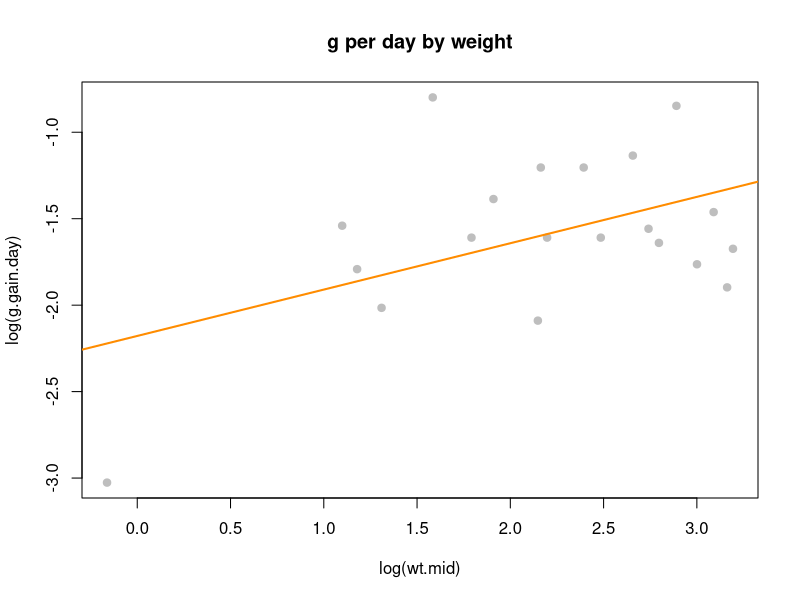
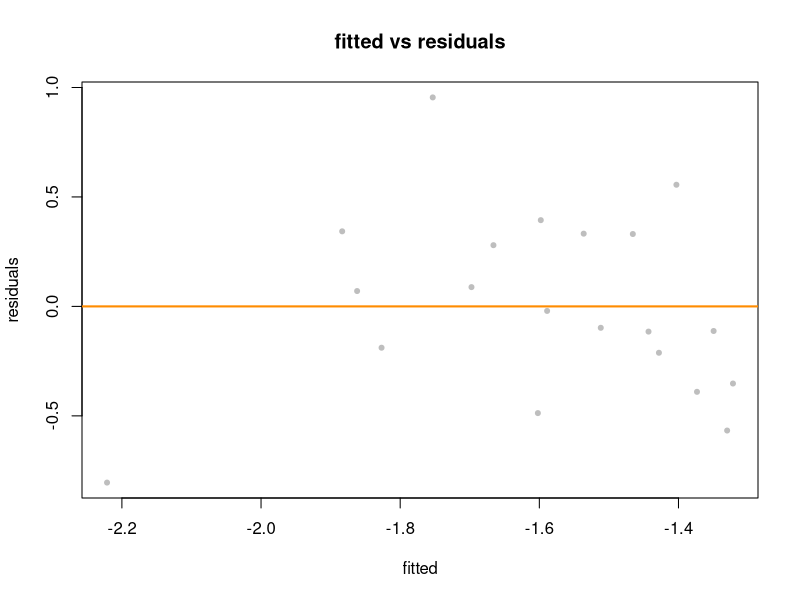
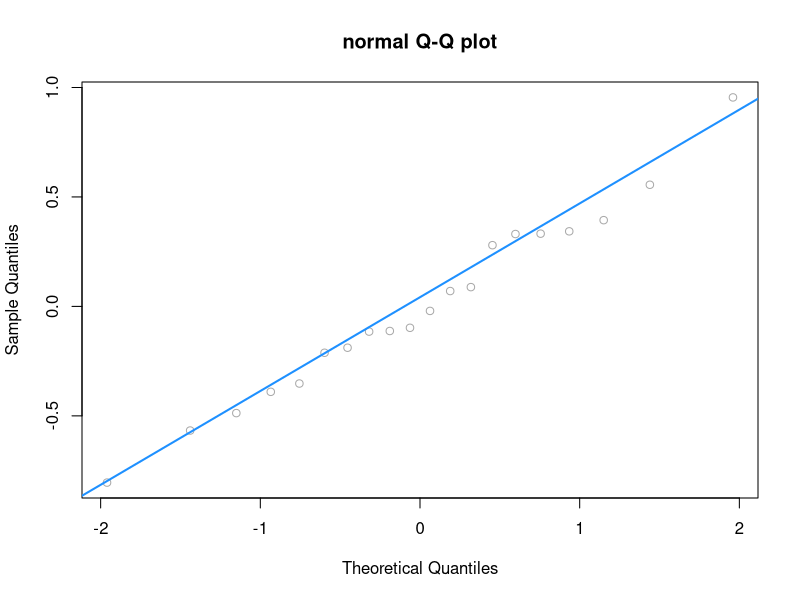
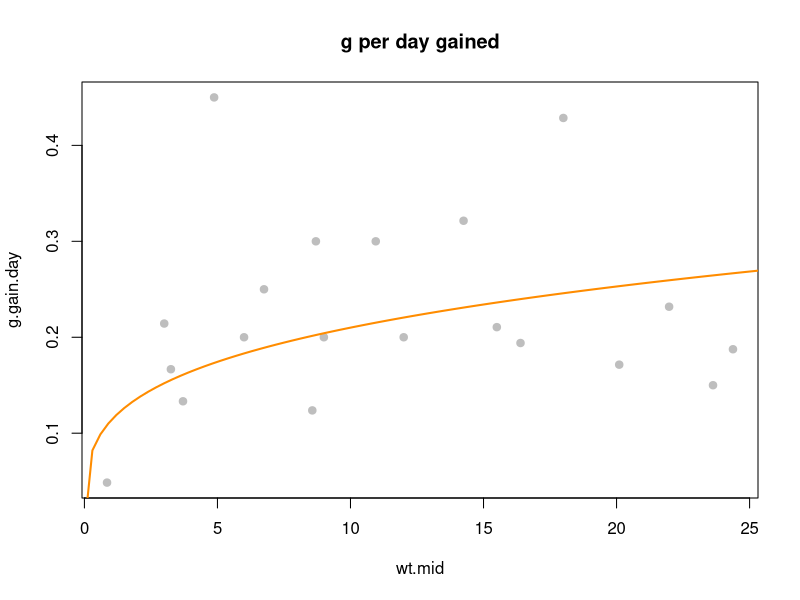
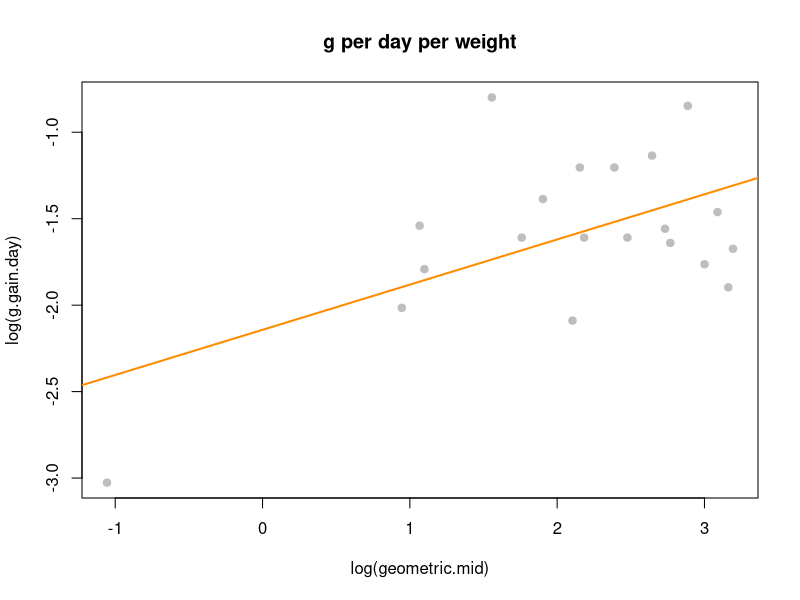
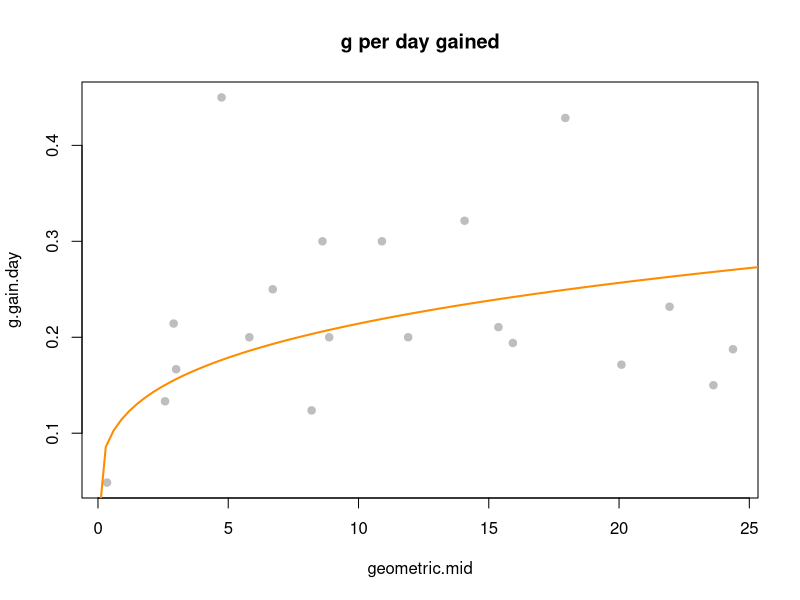
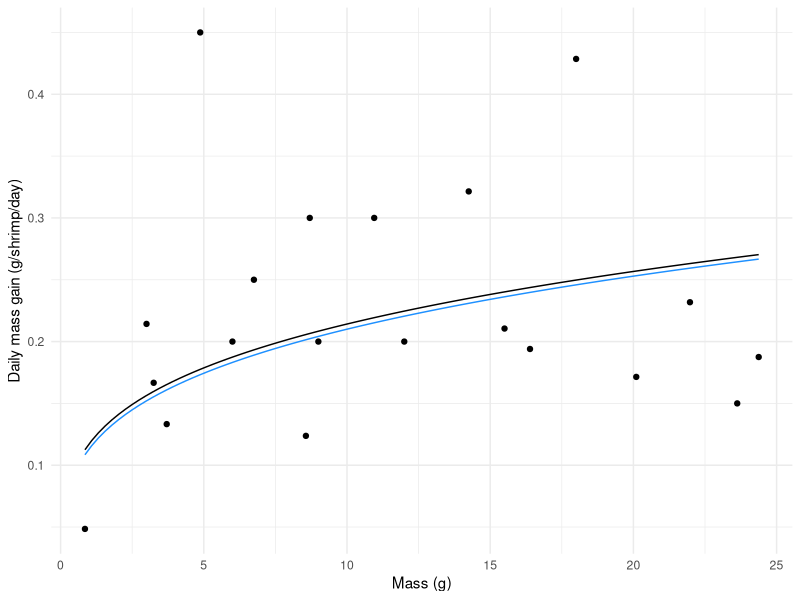

These figures' R source, in order: (Note: this script raises an error after producing the figures.)
# import libraries
library(tidyverse)

# import data
growout.model <- read.csv("data/shrimp_growth.csv") %>%
  mutate(wt.mid = (initial + final) / 2,
         geometric.mid = sqrt(initial * final),
         g.gain.day = (final - initial) / days)

# define parameters
bw.1 <- 0.5
bw.2 <- 25


# run a couple of models to see how relationship looks between arithmetic mean mass and geometric mean 
# arithmetic mean of bodyweight between weighings
shrimp.fit.twinlog <- lm(log(g.gain.day) ~ log(wt.mid),
                         data = growout.model)
summary(shrimp.fit.twinlog)

# plot this relationship
plot(log(g.gain.day) ~ log(wt.mid), data = growout.model,
     col = "grey",
     pch = 20,
     cex = 1.5,
     main = "g per day by weight")
# add the trendline
abline(shrimp.fit.twinlog,
       col = "darkorange",
       lwd = 2)
# check the residual plot
plot(fitted(shrimp.fit.twinlog),
     resid(shrimp.fit.twinlog),
     col = "grey",
     pch = 20,
     xlab = "fitted",
     ylab = "residuals",
     main = "fitted vs residuals")
abline(h = 0,
       col = "darkorange",
       lwd = 2)
# check a Q-Q plot
qqnorm(resid(shrimp.fit.twinlog),
       main = "normal Q-Q plot",
       col = "darkgrey")
qqline(resid(shrimp.fit.twinlog),
       col = "dodgerblue",
       lwd = 2)
# plot the growth curve to see how the model matches data points taken from the literature
plot(g.gain.day ~ wt.mid,
     data = growout.model,
     col = "grey",
     pch = 20,
     cex = 1.5,
     main = "g per day gained")
curve(exp(shrimp.fit.twinlog$coefficients[1]) * x ^ shrimp.fit.twinlog$coefficients[2],
      from = 0,
      to = 30,
      add = TRUE,
      col = "darkorange",
      lwd = 2)

# calculate coefficients for growth curve bw_1 = [bw_0^c_1 + c_2 * days]^c_4
c_1 <- 1 - shrimp.fit.twinlog$coefficients[2]
c_2 <- c_1 * exp(shrimp.fit.twinlog$coefficients[1])
c_4 <- 1 / c_1

# perform the log-log relationship for geometric weight
shrimp.geometric.twinlog <- lm(log(g.gain.day) ~ log(geometric.mid),
                               data = growout.model)
summary(shrimp.geometric.twinlog)

plot(log(g.gain.day) ~ log(geometric.mid),
     data = growout.model,
     col = "grey",
     pch = 20,
     cex = 1.5,
     main = "g per day per weight")
abline(shrimp.geometric.twinlog,
       col = "darkorange",
       lwd = 2)

# plot the growth curve to see how the model matches data points taken from the literature
plot(g.gain.day ~ geometric.mid,
     data = growout.model,
     col = "grey",
     pch = 20,
     cex = 1.5,
     main = "g per day gained")
curve(exp(shrimp.geometric.twinlog$coefficients[1]) * x ^ shrimp.geometric.twinlog$coefficients[2],
      from = 0,
      to = 30,
      add = TRUE,
      col = "darkorange",
      lwd = 2)

# calculate coefficients for growth curve bw_1 = [bw_0^c_1 + c_2 * days]^c_4
geometric_c_1 <- 1 - shrimp.geometric.twinlog$coefficients[2]
geometric_c_2 <- geometric_c_1 * exp(shrimp.geometric.twinlog$coefficients[1])
geometric_c_4 <- 1 / geometric_c_1

# plot relationships between weight and grams gained per day
p_shrimp_gain <- growout.model %>%
  ggplot(aes(wt.mid, g.gain.day)) +
  geom_point() +
  stat_function(fun = function(x) exp(shrimp.fit.twinlog$coefficients[1]) * x^shrimp.fit.twinlog$coefficients[2], color = "dodgerblue") +
  stat_function(fun = function(x) exp(shrimp.geometric.twinlog$coefficients[1]) * x^shrimp.geometric.twinlog$coefficients[2], color = "black") +
  xlab("Mass (g)") +
  ylab("Daily mass gain (g/shrimp/day)") +
  theme_minimal()

# print plot to file
pdf("plots/p_shrimp_gain.pdf", height = 4)
print(p_shrimp_gain)
dev.off()

bodyweight.growout <- tibble(day = seq(0,180,1)) %>%
  mutate(arithmetic_bw = (bw_1^c_1 + c_2 * day)^c_4,
         geometric_bw = (bw_1^geometric_c_1 + geometric_c_2 * day)^geometric_c_4) %>%
  pivot_longer(c(arithmetic_bw, geometric_bw), names_to = "model", values_to = "bw") %>%
  filter(model == "arithmetic_bw")

# write csv
write.csv(bodyweight.growout, "tabs/bodyweight_growout.csv")

growout_plot <- bodyweight.growout %>%
  filter(model == "arithmetic_bw") %>%
  ggplot(aes(day, bw)) +
  geom_line() +
  xlim(0, 150) +
  xlab("Days") +
  ylab("Mass (g)") +
  theme_minimal()

# print plot to file
pdf("plots/growout_plot.pdf", height = 3)
print(growout_plot)
dev.off()

# perform similar calculations for nursery stages
# import data
nursery.model <- read.csv("data/pl_growth.csv") %>%
  mutate(wt.mid = (initial + final) / 2,
         geometric.mid = sqrt(initial * final),
         g.gain.day = (final - initial) / days)

# define parameters
bw_0 <- 0.02

# run a couple of models to see how relationship looks between arithmetic mean mass and geometric mean 
# arithmetic mean of bodyweight between weighings
nursery.fit.twinlog <- lm(log(g.gain.day) ~ log(wt.mid),
                         data = nursery.model)
summary(nursery.fit.twinlog)

# plot this relationship
plot(log(g.gain.day) ~ log(wt.mid), data = nursery.model,
     col = "grey",
     pch = 20,
     cex = 1.5,
     main = "g per day by weight")
# add the trendline
abline(nursery.fit.twinlog,
       col = "darkorange",
       lwd = 2)
# check the residual plot
plot(fitted(nursery.fit.twinlog),
     resid(nursery.fit.twinlog),
     col = "grey",
     pch = 20,
     xlab = "fitted",
     ylab = "residuals",
     main = "fitted vs residuals")
abline(h = 0,
       col = "darkorange",
       lwd = 2)
# check a Q-Q plot
qqnorm(resid(nursery.fit.twinlog),
       main = "normal Q-Q plot",
       col = "darkgrey")
qqline(resid(nursery.fit.twinlog),
       col = "dodgerblue",
       lwd = 2)
# plot the growth curve to see how the model matches data points taken from the literature
plot(g.gain.day ~ wt.mid,
     data = nursery.model,
     col = "grey",
     pch = 20,
     cex = 1.5,
     main = "g per day gained")
curve(exp(nursery.fit.twinlog$coefficients[1]) * x ^ nursery.fit.twinlog$coefficients[2],
      from = 0,
      to = 30,
      add = TRUE,
      col = "darkorange",
      lwd = 2)


# calculate coefficients for growth curve bw_1 = [bw_0^c_1 + c_2 * days]^c_4
c_1_nursery <- 1 - nursery.fit.twinlog$coefficients[2]
c_2_nursery <- c_1_nursery * exp(nursery.fit.twinlog$coefficients[1])
c_4_nursery <- 1 / c_1_nursery

# perform the log-log relationship for geometric weight
nursery.geometric.twinlog <- lm(log(g.gain.day) ~ log(geometric.mid),
                               data = nursery.model)
summary(nursery.geometric.twinlog)

plot(log(g.gain.day) ~ log(geometric.mid),
     data = nursery.model,
     col = "grey",
     pch = 20,
     cex = 1.5,
     main = "g per day per weight")
abline(nursery.geometric.twinlog,
       col = "darkorange",
       lwd = 2)

# plot the growth curve to see how the model matches data points taken from the literature
plot(g.gain.day ~ geometric.mid,
     data = nursery.model,
     col = "grey",
     pch = 20,
     cex = 1.5,
     main = "g per day gained")
curve(exp(nursery.geometric.twinlog$coefficients[1]) * x ^ nursery.geometric.twinlog$coefficients[2],
      from = 0,
      to = 30,
      add = TRUE,
      col = "darkorange",
      lwd = 2)

# calculate coefficients for growth curve bw_1 = [bw_0^c_1 + c_2 * days]^c_4
geometric_c_1_nursery <- 1 - nursery.geometric.twinlog$coefficients[2]
geometric_c_2_nursery <- geometric_c_1_nursery * exp(nursery.geometric.twinlog$coefficients[1])
geometric_c_4_nursery <- 1 / geometric_c_1_nursery

# plot relationships between weight and grams gained per day
p_nursery_gain <- nursery.model %>%
  ggplot(aes(wt.mid, g.gain.day)) +
  geom_point() +
  stat_function(fun = function(x) exp(nursery.fit.twinlog$coefficients[1]) * x^nursery.fit.twinlog$coefficients[2], color = "dodgerblue") +
  stat_function(fun = function(x) exp(nursery.geometric.twinlog$coefficients[1]) * x^nursery.geometric.twinlog$coefficients[2], color = "black") +
  xlab("Mass (g)") +
  ylab("Daily mass gain (g/shrimp/day)") +
  theme_minimal()

# print plot to file
pdf("plots/p_nursery_gain.pdf", height = 4)
print(p_nursery_gain)
dev.off()

bodyweight.nursery <- tibble(day = seq(0,56,1)) %>%
  mutate(arithmetic_bw = (bw_0^c_1_nursery + c_2_nursery * day)^c_4_nursery) 

# write csv
write.csv(bodyweight.nursery, "tabs/bodyweight_nursery.csv")

nursery_plot <- bodyweight.nursery %>%
  ggplot(aes(day, arithmetic_bw)) +
  geom_line() +
  xlim(0, 50) +
  xlab("Days") +
  ylab("Mass (g)") +
  theme_minimal()

# print plot to file
pdf("plots/nursery_plot.pdf", height = 3)
print(nursery_plot)
dev.off()

# find when key bodyweights are attained
shrimp.0.5g <- ceiling(which(abs(bodyweight.nursery$arithmetic_bw - bw.1) == min(abs(bodyweight.nursery$arithmetic_bw - bw.1))))
shrimp.25g <- ceiling(which(abs(bodyweight.growout$bw - bw.2) == min(abs(bodyweight.growout$bw - bw.2)))) + shrimp.0.5g



